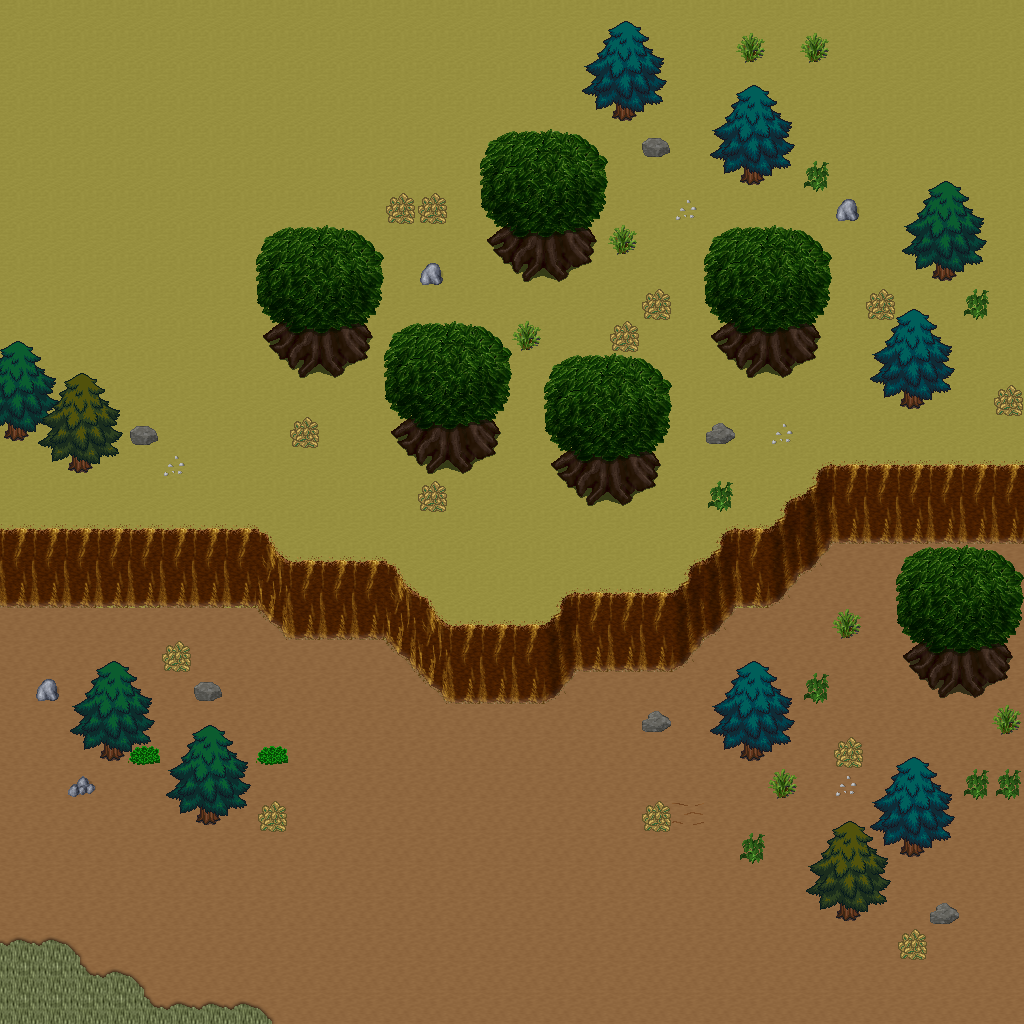

Below is a game level as drawn by its tile map, then a one-line description and the .tmx that defines it (tile-layer data replaced by summaries):
An orthogonal 32x32 tile map with 32x32 px tiles, 5 tile layers (Ground, Objects, Objects2, Above, ...), 1 hidden layer not drawn, 23 tilesets.

<map version="1.10" tiledversion="1.11.0" orientation="orthogonal" renderorder="right-down" width="32" height="32" tilewidth="32" tileheight="32" infinite="0" nextlayerid="11" nextobjectid="1">
 <tileset firstgid="1" name="ground_ground" tilewidth="32" tileheight="32" tilecount="33" columns="3">
  <image source="../drawable/ground_ground.png" width="96" height="352" />
 </tileset>
 <tileset firstgid="34" name="ground_ridge_earth_dark" tilewidth="32" tileheight="32" tilecount="96" columns="12">
  <image source="../drawable/ground_ridge_earth_dark.png" width="384" height="256" />
 </tileset>
 <tileset firstgid="130" name="logic_collision" tilewidth="32" tileheight="32" tilecount="1" columns="1">
  <image source="../drawable/logic_collision.png" width="32" height="32" />
 </tileset>
 <tileset firstgid="131" name="logic_creature_animal" tilewidth="32" tileheight="32" tilecount="32" columns="8">
  <image source="../drawable/logic_creature_animal.png" width="256" height="128" />
 </tileset>
 <tileset firstgid="163" name="ground_earth_edges" tilewidth="32" tileheight="32" tilecount="18" columns="6">
  <image source="../drawable/ground_earth_edges.png" width="192" height="96" />
 </tileset>
 <tileset firstgid="181" name="plant_grasses" tilewidth="32" tileheight="32" tilecount="6" columns="3">
  <image source="../drawable/plant_grasses.png" width="96" height="64" />
 </tileset>
 <tileset firstgid="187" name="ground_earth_edges_yellowgreen" tilewidth="32" tileheight="32" tilecount="15" columns="5">
  <image source="../drawable/ground_earth_edges_yellowgreen.png" width="160" height="96" />
 </tileset>
 <tileset firstgid="202" name="ground_grass_corners" tilewidth="32" tileheight="32" tilecount="24" columns="6">
  <image source="../drawable/ground_grass_corners.png" width="192" height="128" />
 </tileset>
 <tileset firstgid="226" name="plant_tree_tree_darkgreen" tilewidth="32" tileheight="32" tilecount="88" columns="8">
  <image source="../drawable/plant_tree_tree_darkgreen.png" width="256" height="352" />
 </tileset>
 <tileset firstgid="314" name="plant_tree_evergreen" tilewidth="32" tileheight="32" tilecount="36" columns="3">
  <image source="../drawable/plant_tree_evergreen.png" width="96" height="384" />
 </tileset>
 <tileset firstgid="350" name="plant_bush_various_small" tilewidth="32" tileheight="32" tilecount="9" columns="3">
  <image source="../drawable/plant_bush_various_small.png" width="96" height="96" />
 </tileset>
 <tileset firstgid="359" name="plant_bush_bushes" tilewidth="32" tileheight="32" tilecount="10" columns="5">
  <image source="../drawable/plant_bush_bushes.png" width="160" height="64" />
 </tileset>
 <tileset firstgid="369" name="building_decoration_rocks" tilewidth="32" tileheight="32" tilecount="6" columns="3">
  <image source="../drawable/building_decoration_rocks.png" width="96" height="64" />
 </tileset>
 <tileset firstgid="375" name="ground_stonecircle" tilewidth="32" tileheight="32" tilecount="81" columns="9">
  <image source="../drawable/ground_stonecircle.png" width="288" height="288" />
 </tileset>
 <tileset firstgid="456" name="ground_rock_rocks" tilewidth="32" tileheight="32" tilecount="4" columns="2">
  <image source="../drawable/ground_rock_rocks.png" width="64" height="64" />
 </tileset>
 <tileset firstgid="460" name="building_decoration_orbpedestal" tilewidth="32" tileheight="32" tilecount="2" columns="1">
  <image source="../drawable/building_decoration_orbpedestal.png" width="32" height="64" />
 </tileset>
 <tileset firstgid="462" name="building_house_chalet" tilewidth="32" tileheight="32" tilecount="56" columns="7">
  <image source="../drawable/building_house_chalet.png" width="224" height="256" />
 </tileset>
 <tileset firstgid="518" name="building_tower_chalet" tilewidth="32" tileheight="32" tilecount="16" columns="2">
  <image source="../drawable/building_tower_chalet.png" width="64" height="256" />
 </tileset>
 <tileset firstgid="534" name="plant_bush_bush_pinks" tilewidth="32" tileheight="32" tilecount="4" columns="2">
  <image source="../drawable/plant_bush_bush_pinks.png" width="64" height="64" />
 </tileset>
 <tileset firstgid="538" name="ground_dry_grass" tilewidth="32" tileheight="32" tilecount="54" columns="9">
  <image source="../drawable/ground_dry_grass.png" width="288" height="192" />
 </tileset>
 <tileset firstgid="592" name="object_rock_pillars_stone" tilewidth="32" tileheight="32" tilecount="36" columns="6">
  <image source="../drawable/object_rock_pillars_stone.png" width="192" height="192" />
 </tileset>
 <tileset firstgid="628" name="building_door_brown_door" tilewidth="32" tileheight="32" tilecount="3" columns="1">
  <image source="../drawable/building_door_brown_door.png" width="32" height="96" />
 </tileset>
 <tileset firstgid="631" name="logic_creature_fowl" tilewidth="32" tileheight="32" tilecount="6" columns="6">
  <image source="../drawable/logic_creature_fowl.png" width="192" height="32" />
 </tileset>
 <layer id="1" name="Ground" width="32" height="32">
  <data>[1024 cells, 1024 non-empty, 3 distinct tile ids]</data>
 </layer>
 <layer id="2" name="Objects" width="32" height="32">
  <data>[1024 cells, 195 non-empty, 32 distinct tile ids]</data>
 </layer>
 <layer id="3" name="Objects2" width="32" height="32">
  <data>[1024 cells, 7 non-empty, 1 distinct tile ids]</data>
 </layer>
 <layer id="4" name="Above" width="32" height="32">
  <data>[1024 cells, 179 non-empty, 36 distinct tile ids]</data>
 </layer>
 <layer id="5" name="Above2" width="32" height="32">
  <data>[1024 cells, 20 non-empty, 10 distinct tile ids]</data>
 </layer>
 <layer id="6" name="Walkable" width="32" height="32" visible="0">
  <data>[1024 cells, 176 non-empty, 1 distinct tile ids]</data>
 </layer>
 <objectgroup id="7" name="Mapevents" />
 <objectgroup id="8" name="Spawn" />
 <objectgroup id="9" name="Keys" />
 <objectgroup id="10" name="Replace" />
</map>
